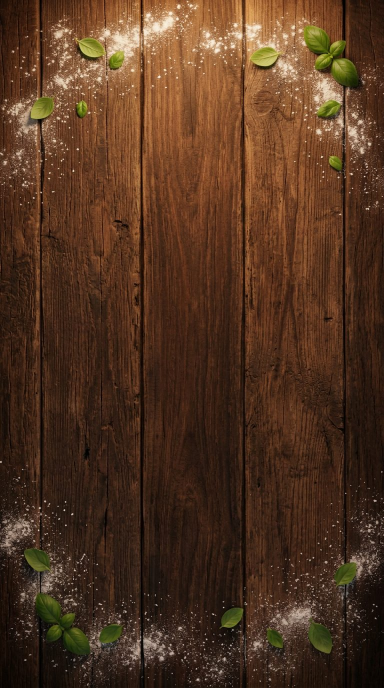
#> input picture assets/ui/background.jpg, 768 x 1376 px (shown at 1/2 size)
$ python -i process_assets.py   (imports and definitions only)
#> lines starting #> are read from the running program, lines starting #| are printed output that depends on the picture; after the words box and inside, x2 and y2 are one past the last pixel; in counts of white or black regions, pixels touching at a corner belong together
#!/usr/bin/env python3
"""Lädt die mit OpenArt generierten Rohbilder herunter und bereitet sie fürs Spiel auf.

- Weißer Hintergrund wird per Flood-Fill (nur von außen zusammenhängend) transparent gemacht,
  damit weißer Käse im Inneren erhalten bleibt.
- Pizzen werden auf einen exakten Kreis zugeschnitten, damit die Kollisions-Geometrie
  im Spiel (Kreis mit Radius = halbe Bildbreite) stimmt.
- Pizzen, Logo und Schneider werden als WebP mit Alpha gespeichert, Hintergrund als JPEG, Icons werden aus der Salami-Pizza erzeugt.

Aufruf:  python3 tools/process_assets.py [--skip-download]
Die Quell-URLs stehen in tools/asset_sources.json.
"""
import json, os, sys, urllib.request
import numpy as np
from PIL import Image, ImageDraw, ImageFilter

ROOT = os.path.dirname(os.path.dirname(os.path.abspath(__file__)))
RAW = os.path.join(ROOT, 'tools', 'raw')
SOURCES = os.path.join(ROOT, 'tools', 'asset_sources.json')

# [9 lines left out: function download, not called in this run]

def key_background(img, thresh=232):
    """Macht den von außen erreichbaren nahezu weißen Hintergrund transparent."""
#> called with thresh = 232
    from scipy import ndimage
    img = img.convert('RGBA')
    arr = np.array(img)
    rgb = arr[..., :3].astype(np.int16)
    minc = rgb.min(axis=2)
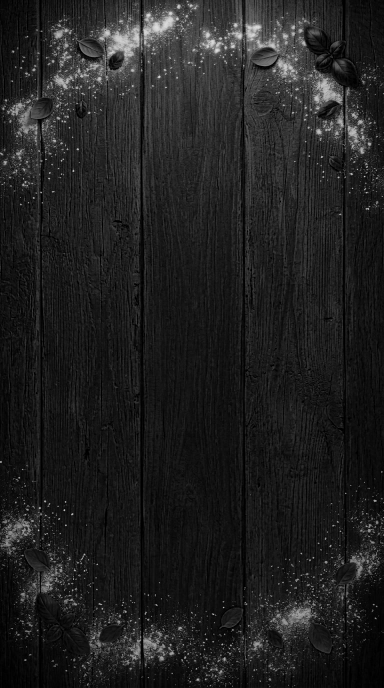
#> minc: shape (1376, 768) int16 (shown at 1/2 size); min 0, max 230, mean 32.4
    near_white = minc >= thresh
#> near_white: shape (1376, 768) bool; every value is 0
    labels, n = ndimage.label(near_white)
#> labels: shape (1376, 768) int32; every value is 0
#> n = 0
    border = np.unique(np.concatenate([labels[0, :], labels[-1, :], labels[:, 0], labels[:, -1]]))
#> border = [0]
    border = border[border != 0]
#> border = empty array
    bg = np.isin(labels, border)
    # Weiche Kante: 1px erweiterter Rand bekommt Alpha nach Helligkeit
    band = ndimage.binary_dilation(bg, iterations=2) & ~bg
    alpha = arr[..., 3].copy()
#> alpha: shape (1376, 768); every value is 255
    alpha[bg] = 0
    soft = np.clip((255 - minc) * 255 / (255 - thresh + 1), 0, 255).astype(np.uint8)
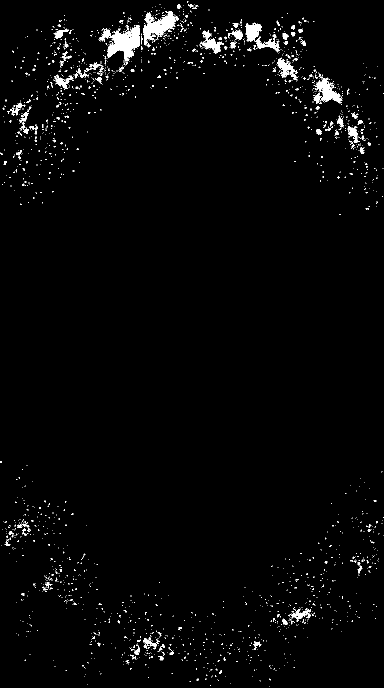
#> soft: shape (1376, 768) (shown at 1/2 size); 2% white; 2077 white regions (1968 under 20 px), largest, box (x1, y1, x2, y2) and area: (197, 50, 279, 123) 2754, (286, 22, 352, 91) 2015, (630, 155, 685, 207) 1144
    alpha[band] = np.minimum(alpha[band], soft[band])
    arr[..., 3] = alpha
    return Image.fromarray(arr, 'RGBA')

def bbox_of_alpha(img, min_alpha=20):
    a = np.array(img)[..., 3]
    ys, xs = np.where(a > min_alpha)
    return xs.min(), ys.min(), xs.max() + 1, ys.max() + 1

def make_pizza(src, dst, size=720):
    img = key_background(Image.open(src))
    x0, y0, x1, y1 = bbox_of_alpha(img)
#> x0 = 0; y0 = 0; x1 = 768; y1 = 1376
    cx, cy = (x0 + x1) / 2, (y0 + y1) / 2
#> cx = 384; cy = 688
    r = max(x1 - x0, y1 - y0) / 2
#> r = 688
    box = (int(round(cx - r)), int(round(cy - r)), int(round(cx + r)), int(round(cy + r)))
#> box = (-304, 0, 1072, 1376)
    img = img.crop(box).resize((size, size), Image.LANCZOS)
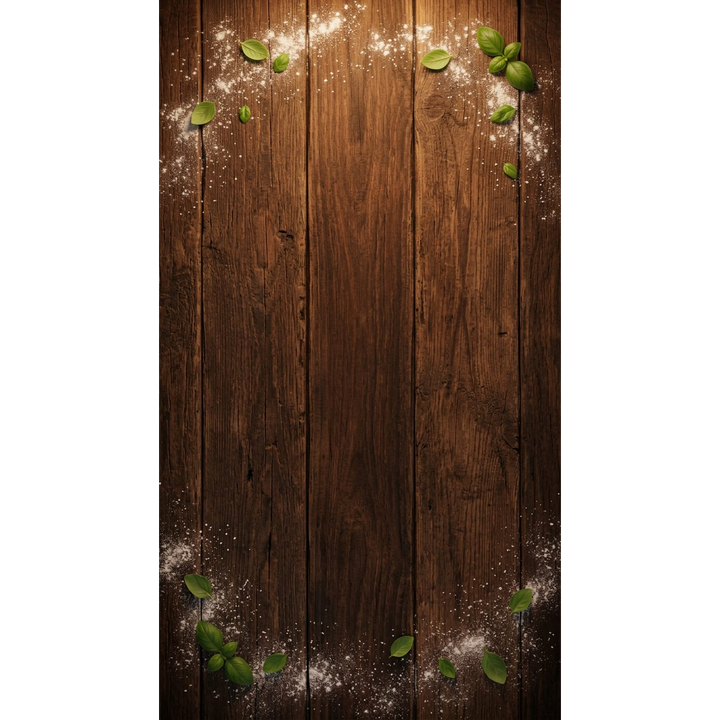
#> img: PIL image 720x720 RGBA; mean R, G, B, A 46, 29.5, 18.2, 142.3; transparent parts drawn white
    # Exakte Kreismaske mit weicher Kante
    mask = Image.new('L', (size * 2, size * 2), 0)
#> mask: PIL image 1440x1440 L; every value is 0
    ImageDraw.Draw(mask).ellipse((6, 6, size * 2 - 6, size * 2 - 6), fill=255)
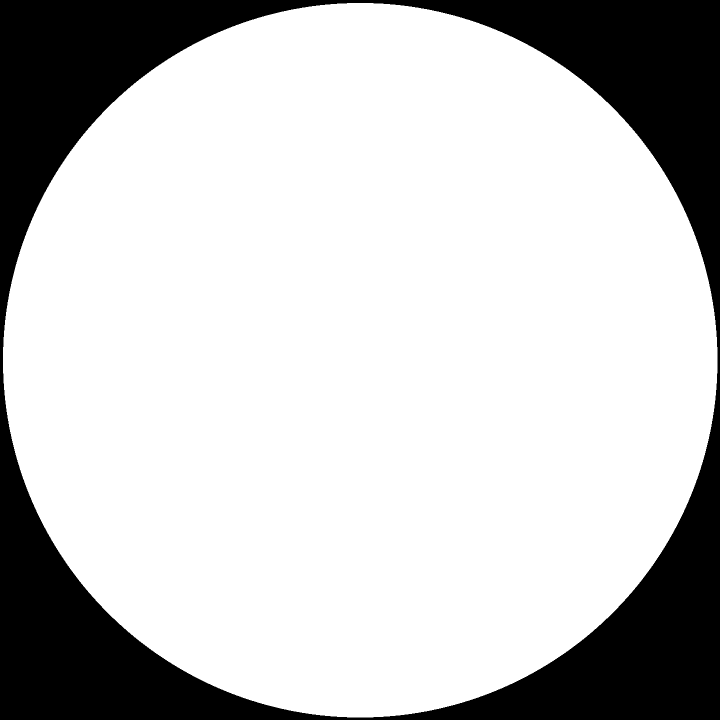
#> mask: PIL image 1440x1440 L (shown at 1/2 size); 77.3% white; 1 black region, box (x1, y1, x2, y2) and area: (0, 0, 1440, 1440) 469979
    mask = mask.resize((size, size), Image.LANCZOS)
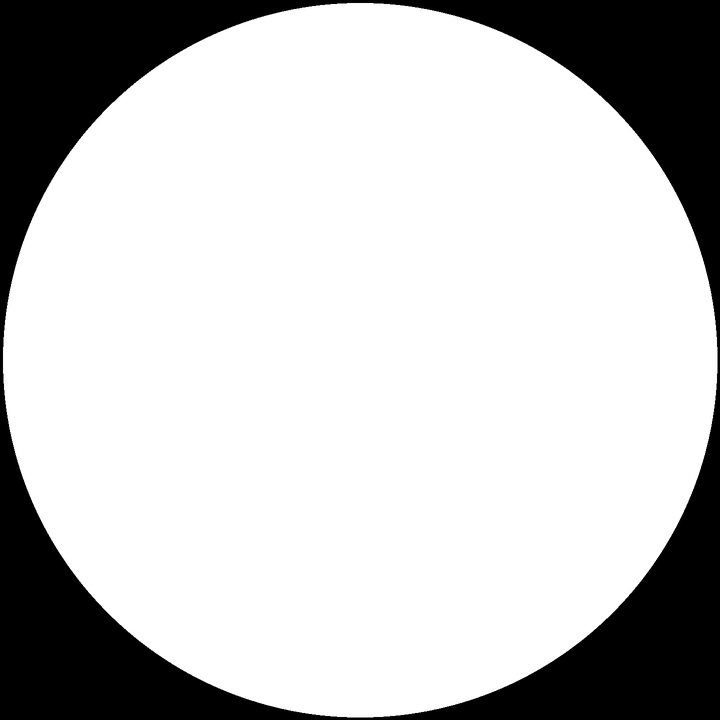
#> mask: PIL image 720x720 L; min 0, max 255, mean 197.2
    a = np.minimum(np.array(img)[..., 3], np.array(mask))
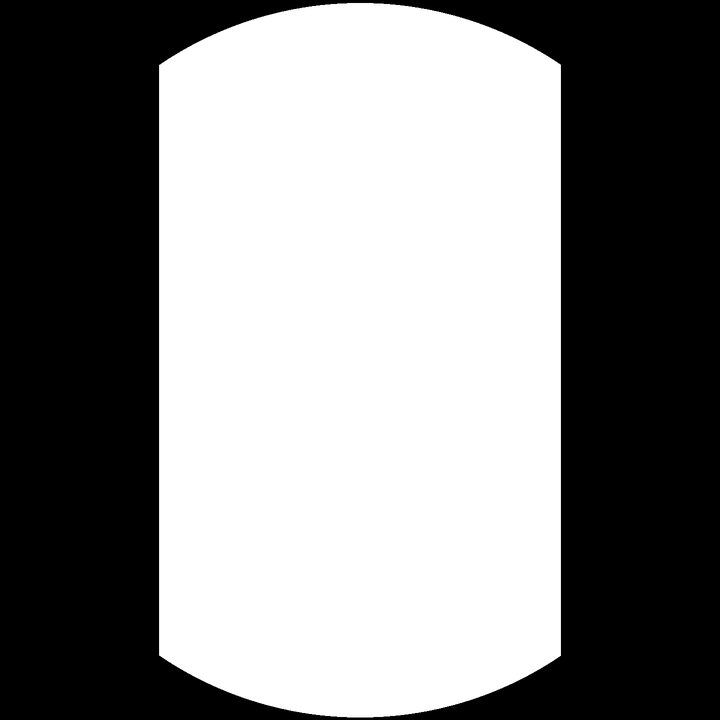
#> a: shape (720, 720); min 0, max 255, mean 133.4
    arr = np.array(img); arr[..., 3] = a
#> after `arr[..., 3] = a`:
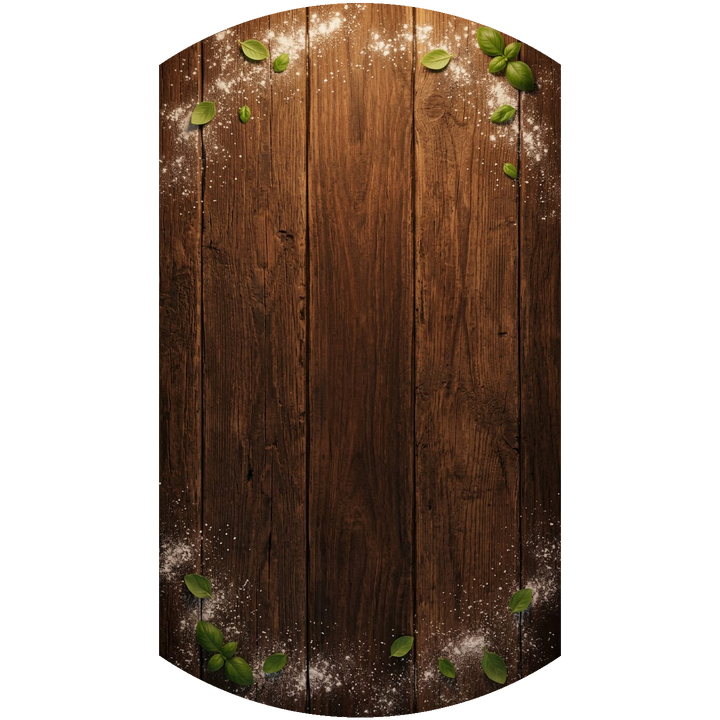
#> arr: shape (720, 720, 4); 3.81% of pixels changed, all inside (x1, y1, x2, y2) = (158, 0, 562, 720); transparent parts drawn white
    Image.fromarray(arr, 'RGBA').save(dst, quality=88, method=6)
    print('  ->', os.path.relpath(dst, ROOT))

# [38 lines left out: functions make_cutout, make_background, make_icons, main, not called in this run]

# [2 lines not run here, left out]

>>> result = make_pizza('../assets/ui/background.jpg', 'out.png')
